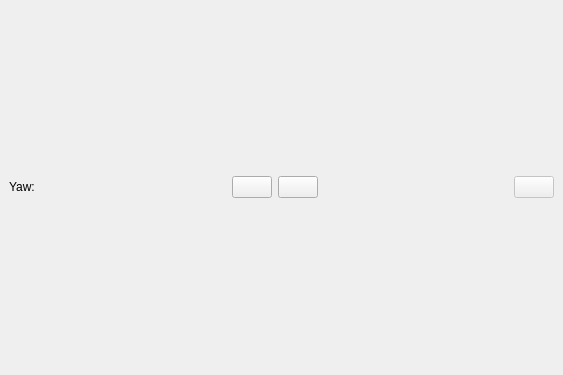
<?xml version="1.0" encoding="UTF-8"?>
<ui version="4.0">
 <class>orbitalDialog</class>
 <widget class="QDockWidget" name="orbitalDialog">
  <property name="geometry">
   <rect>
    <x>0</x>
    <y>0</y>
    <width>563</width>
    <height>375</height>
   </rect>
  </property>
  <property name="sizePolicy">
   <sizepolicy hsizetype="Expanding" vsizetype="Expanding">
    <horstretch>0</horstretch>
    <verstretch>0</verstretch>
   </sizepolicy>
  </property>
  <property name="windowTitle">
   <string>Visor de imágenes 360°</string>
  </property>
  <widget class="QWidget" name="dockWidgetContents">
   <layout class="QVBoxLayout" name="verticalLayout_3">
    <item>
     <layout class="QGridLayout" name="ViewerLayout"/>
    </item>
    <item>
     <layout class="QHBoxLayout" name="horizontalLayout">
      <property name="sizeConstraint">
       <enum>QLayout::SetDefaultConstraint</enum>
      </property>
      <item>
       <widget class="QLabel" name="yawLbl">
        <property name="cursor">
         <cursorShape>IBeamCursor</cursorShape>
        </property>
        <property name="text">
         <string>Yaw:</string>
        </property>
        <property name="textInteractionFlags">
         <set>Qt::LinksAccessibleByMouse|Qt::TextSelectableByMouse</set>
        </property>
       </widget>
      </item>
      <item>
       <spacer name="horizontalSpacer_2">
        <property name="orientation">
         <enum>Qt::Horizontal</enum>
        </property>
        <property name="sizeHint" stdset="0">
         <size>
          <width>5</width>
          <height>20</height>
         </size>
        </property>
       </spacer>
      </item>
      <item>
       <widget class="QPushButton" name="btn_next">
        <property name="cursor">
         <cursorShape>PointingHandCursor</cursorShape>
        </property>
        <property name="icon">
         <iconset>
          <normaloff>images/up.png</normaloff>images/up.png</iconset>
        </property>
       </widget>
      </item>
      <item>
       <widget class="QPushButton" name="btn_back">
        <property name="cursor">
         <cursorShape>PointingHandCursor</cursorShape>
        </property>
        <property name="icon">
         <iconset>
          <normaloff>images/down.png</normaloff>images/down.png</iconset>
        </property>
       </widget>
      </item>
      <item>
       <spacer name="horizontalSpacer">
        <property name="orientation">
         <enum>Qt::Horizontal</enum>
        </property>
        <property name="sizeHint" stdset="0">
         <size>
          <width>40</width>
          <height>20</height>
         </size>
        </property>
       </spacer>
      </item>
      <item>
       <widget class="QPushButton" name="pushButton">
        <property name="enabled">
         <bool>false</bool>
        </property>
        <property name="text">
         <string/>
        </property>
        <property name="icon">
         <iconset>
          <normaloff>images/fullscreen.png</normaloff>images/fullscreen.png</iconset>
        </property>
       </widget>
      </item>
     </layout>
    </item>
   </layout>
  </widget>
 </widget>
 <resources>
  <include location="icons.qrc"/>
 </resources>
 <connections>
  <connection>
   <sender>btn_back</sender>
   <signal>clicked()</signal>
   <receiver>orbitalDialog</receiver>
   <slot>GetBackNextImage()</slot>
   <hints>
    <hint type="sourcelabel">
     <x>279</x>
     <y>294</y>
    </hint>
    <hint type="destinationlabel">
     <x>173</x>
     <y>311</y>
    </hint>
   </hints>
  </connection>
  <connection>
   <sender>btn_next</sender>
   <signal>clicked()</signal>
   <receiver>orbitalDialog</receiver>
   <slot>GetBackNextImage()</slot>
   <hints>
    <hint type="sourcelabel">
     <x>313</x>
     <y>294</y>
    </hint>
    <hint type="destinationlabel">
     <x>332</x>
     <y>303</y>
    </hint>
   </hints>
  </connection>
 </connections>
 <slots>
  <slot>FullScreen(bool)</slot>
  <slot>ResizeDialog()</slot>
  <slot>GetBackNextImage()</slot>
 </slots>
</ui>
